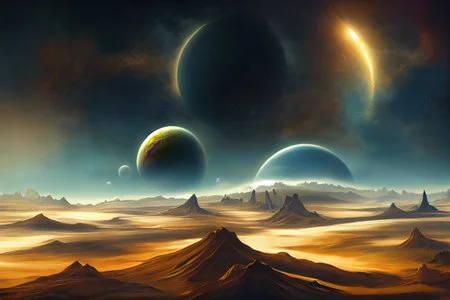
#> input picture görüntü işleme/kesit alma/resim1.webp, 450 x 300 px
$ python kesit.py
#> lines starting #> are read from the running program, lines starting #| are printed output that depends on the picture; after the words box and inside, x2 and y2 are one past the last pixel; in counts of white or black regions, pixels touching at a corner belong together
import cv2
import numpy as np

resim=cv2.imread("resim1.webp")
#> resim is the input picture: shape (300, 450, 3); mean B, G, R 65.2, 81, 85.3

kesit=resim[150:200,150:200]
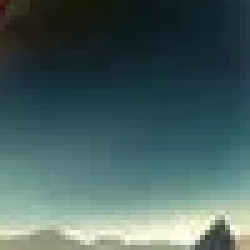
#> kesit: shape (50, 50, 3) (shown 5 times larger); mean B, G, R 95.4, 96.4, 72.6

resim[0:50,0:50]=kesit
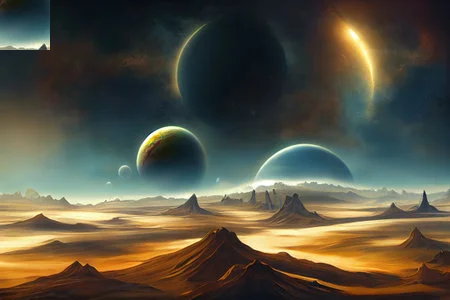
#> resim: shape (300, 450, 3); 1.85% of pixels changed, all inside (x1, y1, x2, y2) = (0, 0, 50, 50)
kesit[:,:,0]=255
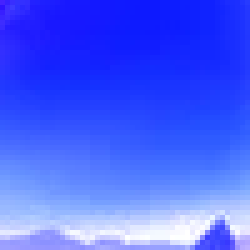
#> kesit: shape (50, 50, 3) (shown 5 times larger); mean B, G, R 255, 96.4, 72.6
resim[60:100,70:100]=(25,150,80)
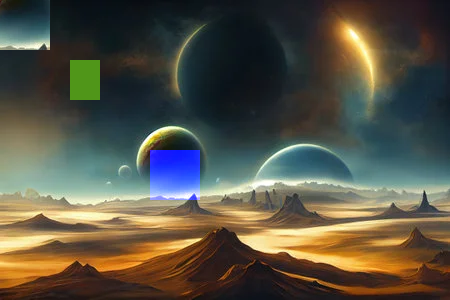
#> resim: shape (300, 450, 3); 2.74% of pixels changed, all inside (x1, y1, x2, y2) = (70, 60, 200, 200)

cv2.imshow("kesit",kesit)
cv2.imshow("kesitalma",resim)
cv2.waitKey(0)
cv2.destroyAllWindows()
